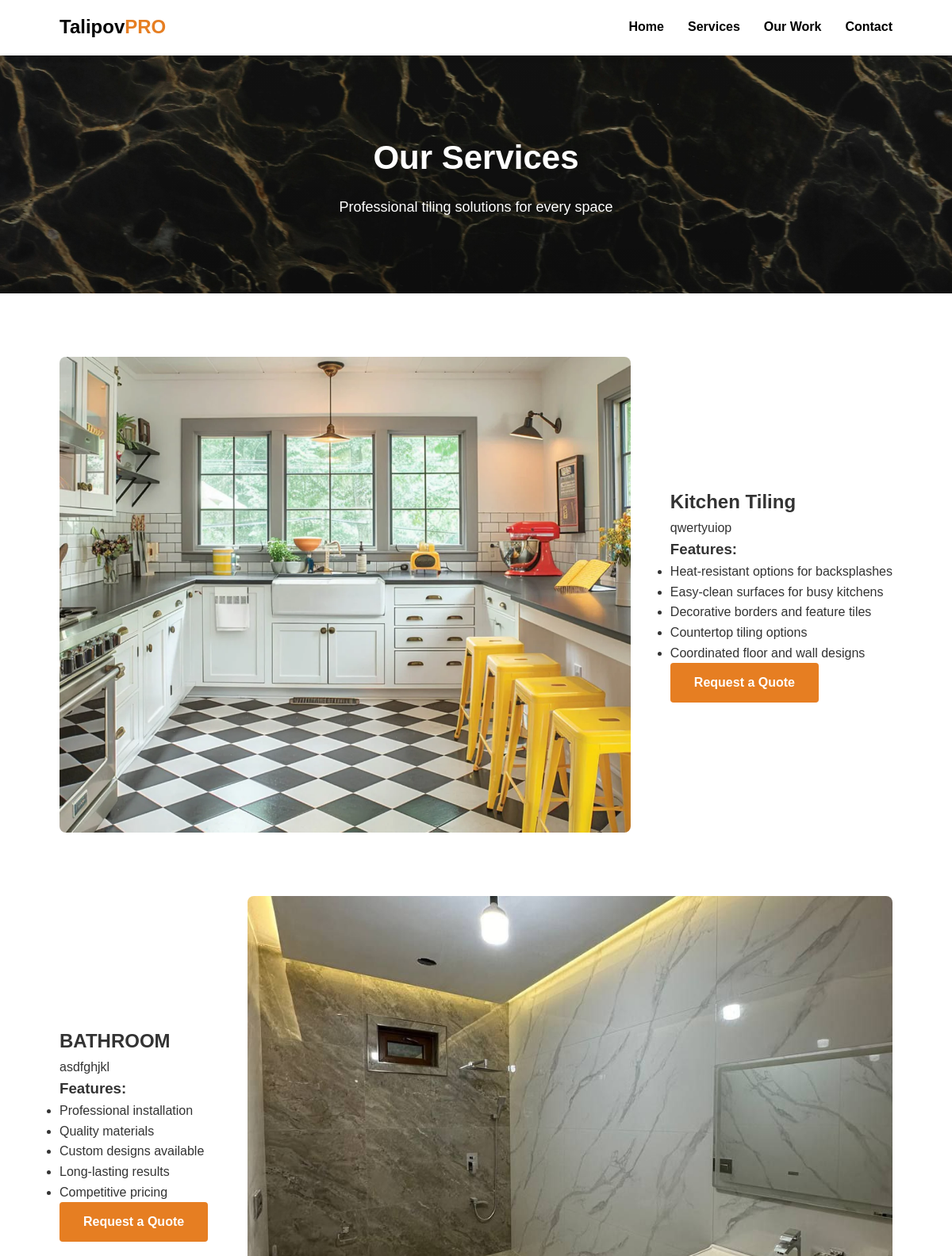
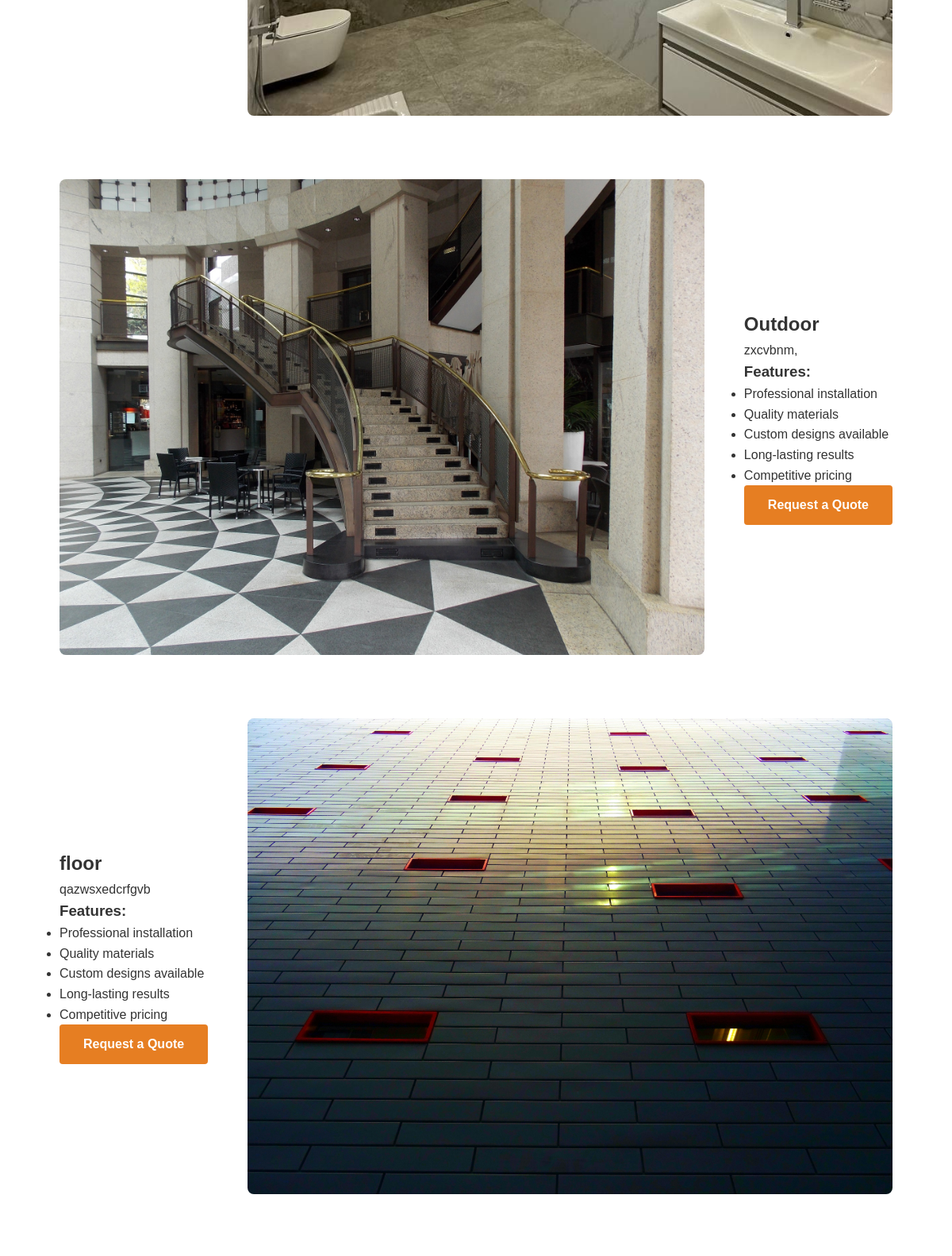
Page /services/ (upper part) on the committed database (2 pictures, top to bottom).
### tiler_app/models.py (models this page shows, shortened)
class Service(models.Model):
    title = models.CharField(max_length=100)
    description = models.TextField(blank=True)
    image = models.ImageField(upload_to='services/', blank=True, null=True)
    icon = models.CharField(max_length=100, blank=True)

### tiler_app/views.py (the view)
# urls.py: path('services/', views.services, name='services'),
def services(request):
    services = Service.objects.all()
    return render(request, 'tiler_app/services.html', {'services': services})

### tiler_app/templates/tiler_app/services.html (shortened to what this page needs)
{% extends 'base.html' %}
{% load static %}
{% block content %}
    <section class="page-banner">
        <div class="container">
            <h1>Our Services</h1>
            <p>Professional tiling solutions for every space</p>
        </div>
    </section>
    <section class="services-list">
        <div class="container">
            {% for service in services %}
            <div class="service-item">
                {% if service.image %}
                <div class="service-image">
                    <img src="{{ service.image.url }}" alt="{{ service.title }}">
                </div>
                {% endif %}
                <div class="service-content">
                    <h2>{{ service.title }}</h2>
                    <p>{{ service.description }}</p>
                    {% if service.title == "Bathroom Tiling" %}
                    <div class="service-features">
                        <h3>Features:</h3>
                        <ul>
                            <li>Waterproof installation for wet areas</li>
                            <li>Custom patterns and designs</li>
                            <li>Grout sealing for longevity</li>
                            <li>Shower niches and custom shelving</li>
                            <li>Floor-to-ceiling tiling options</li>
                        </ul>
                    </div>
                    {% elif service.title == "Kitchen Tiling" %}
                    <div class="service-features">
                        <h3>Features:</h3>
                        <ul>
                            <li>Heat-resistant options for backsplashes</li>
                            <li>Easy-clean surfaces for busy kitchens</li>
                            <li>Decorative borders and feature tiles</li>
                            <li>Countertop tiling options</li>
                            <li>Coordinated floor and wall designs</li>
                        </ul>
                    </div>
                    {% else %}
                    <div class="service-features">
                        <h3>Features:</h3>
                        <ul>
                            <li>Professional installation</li>
                            <li>Quality materials</li>
                            <li>Custom designs available</li>
                            <li>Long-lasting results</li>
                            <li>Competitive pricing</li>
                        </ul>
                    </div>
                    {% endif %}
                    <a href="{% url 'contact' %}" class="btn btn-primary">Request a Quote</a>
                </div>
            </div>
            {% endfor %}
        </div>
    </section>
{% endblock %}

### assets/styles.css (style rules this page uses)
* { margin: 0; padding: 0; box-sizing: border-box; }
body { font-family: 'Arial', sans-serif; line-height: 1.6; color: #333; }
.container { width: 90%; max-width: 1200px; margin: 0 auto; padding: 0 15px; }
.page-banner { background: linear-gradient(rgba(0, 0, 0, 0.169), rgba(0, 0, 0, 0.359)), url('contact_banner.jpg'); background-size: cover; background-position: center; height: 300px; display: flex; align-items: center; justify-content: center; color: #fff; text-align: center; margin-top: 70px; }
.page-banner h1 { font-size: 42px; margin-bottom: 15px; }
.page-banner p { font-size: 18px; }
.btn { display: inline-block; background-color: #e67e22; color: #fff; padding: 12px 30px; border-radius: 4px; text-decoration: none; font-weight: 600; transition: background-color 0.3s; border: none; cursor: pointer; }
.services-list { padding-top: 80px; display: flex; justify-content: space-between; flex-wrap: wrap; gap: 30px; }
.service-item { display: flex; margin-bottom: 80px; align-items: center; gap: 50px; }
.service-image { flex: 1; border-radius: 8px; overflow: hidden; }
.service-image img { width: 100%; height: 600px; object-fit: cover; display: block; transition: transform 0.5s; }
.service-item:nth-child(even) { flex-direction: row-reverse; }

### rows in the picture
Service: image (picture), title "Kitchen Tiling", description "qwertyuiop", shows "Features:"
Service: image (picture), title "BATHROOM", description "asdfghjkl", shows "Features:"
Service: image (picture), title "Outdoor", description "zxcvbnm,", shows "Features:"
Service: image (picture), title "floor", description "qazwsxedcrfgvb", shows "Features:"
